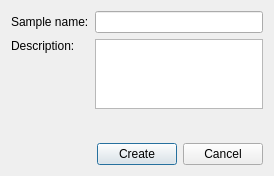
<?xml version="1.0" encoding="UTF-8"?>
<ui version="4.0">
 <class>Dialog</class>
 <widget class="QDialog" name="Dialog">
  <property name="geometry">
   <rect>
    <x>0</x>
    <y>0</y>
    <width>274</width>
    <height>176</height>
   </rect>
  </property>
  <property name="windowTitle">
   <string>Create a new simulation</string>
  </property>
  <layout class="QGridLayout" name="gridLayout">
   <item row="0" column="0">
    <layout class="QFormLayout" name="formLayout">
     <item row="0" column="0">
      <widget class="QLabel" name="nameLabel">
       <property name="text">
        <string>Sample name:</string>
       </property>
      </widget>
     </item>
     <item row="0" column="1">
      <widget class="QLineEdit" name="nameLineEdit">
       <property name="sizePolicy">
        <sizepolicy hsizetype="Expanding" vsizetype="Fixed">
         <horstretch>0</horstretch>
         <verstretch>0</verstretch>
        </sizepolicy>
       </property>
       <property name="minimumSize">
        <size>
         <width>0</width>
         <height>0</height>
        </size>
       </property>
       <property name="maximumSize">
        <size>
         <width>16777215</width>
         <height>16777215</height>
        </size>
       </property>
       <property name="toolTip">
        <string/>
       </property>
      </widget>
     </item>
     <item row="1" column="0">
      <widget class="QLabel" name="descriptionLabel">
       <property name="text">
        <string>Description:</string>
       </property>
       <property name="alignment">
        <set>Qt::AlignLeading|Qt::AlignLeft|Qt::AlignTop</set>
       </property>
      </widget>
     </item>
     <item row="1" column="1">
      <widget class="QPlainTextEdit" name="descriptionTextEdit">
       <property name="sizeAdjustPolicy">
        <enum>QAbstractScrollArea::AdjustToContentsOnFirstShow</enum>
       </property>
      </widget>
     </item>
    </layout>
   </item>
   <item row="1" column="0">
    <spacer name="verticalSpacer">
     <property name="orientation">
      <enum>Qt::Vertical</enum>
     </property>
     <property name="sizeHint" stdset="0">
      <size>
       <width>20</width>
       <height>40</height>
      </size>
     </property>
    </spacer>
   </item>
   <item row="2" column="0">
    <layout class="QHBoxLayout" name="horizontalLayout">
     <item>
      <spacer name="horizontalSpacer">
       <property name="orientation">
        <enum>Qt::Horizontal</enum>
       </property>
       <property name="sizeHint" stdset="0">
        <size>
         <width>40</width>
         <height>20</height>
        </size>
       </property>
      </spacer>
     </item>
     <item>
      <widget class="QPushButton" name="createButton">
       <property name="text">
        <string>Create</string>
       </property>
      </widget>
     </item>
     <item>
      <widget class="QPushButton" name="cancelButton">
       <property name="text">
        <string>Cancel</string>
       </property>
      </widget>
     </item>
    </layout>
   </item>
  </layout>
 </widget>
 <tabstops>
  <tabstop>createButton</tabstop>
  <tabstop>cancelButton</tabstop>
 </tabstops>
 <resources/>
 <connections/>
</ui>
